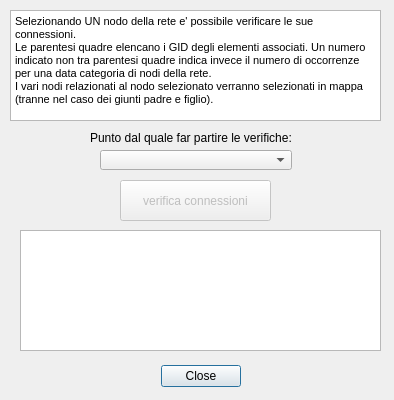
<?xml version="1.0" encoding="UTF-8"?>
<ui version="4.0">
 <class>ProgettoPNIDockWidgetBase</class>
 <widget class="QDialog" name="ProgettoPNIDockWidgetBase">
  <property name="geometry">
   <rect>
    <x>0</x>
    <y>0</y>
    <width>394</width>
    <height>400</height>
   </rect>
  </property>
  <property name="windowTitle">
   <string>ProgettoPNI</string>
  </property>
  <widget class="QDialogButtonBox" name="button_box">
   <property name="geometry">
    <rect>
     <x>150</x>
     <y>360</y>
     <width>91</width>
     <height>32</height>
    </rect>
   </property>
   <property name="orientation">
    <enum>Qt::Horizontal</enum>
   </property>
   <property name="standardButtons">
    <set>QDialogButtonBox::Close</set>
   </property>
  </widget>
  <widget class="QTextBrowser" name="txtHelp">
   <property name="geometry">
    <rect>
     <x>10</x>
     <y>10</y>
     <width>371</width>
     <height>111</height>
    </rect>
   </property>
   <property name="html">
    <string>&lt;!DOCTYPE HTML PUBLIC &quot;-//W3C//DTD HTML 4.0//EN&quot; &quot;http://www.w3.org/TR/REC-html40/strict.dtd&quot;&gt;
&lt;html&gt;&lt;head&gt;&lt;meta name=&quot;qrichtext&quot; content=&quot;1&quot; /&gt;&lt;style type=&quot;text/css&quot;&gt;
p, li { white-space: pre-wrap; }
&lt;/style&gt;&lt;/head&gt;&lt;body style=&quot; font-family:'MS Shell Dlg 2'; font-size:8.15094pt; font-weight:400; font-style:normal;&quot;&gt;
&lt;p style=&quot; margin-top:0px; margin-bottom:0px; margin-left:0px; margin-right:0px; -qt-block-indent:0; text-indent:0px;&quot;&gt;&lt;span style=&quot; font-size:8.15094pt;&quot;&gt;Selezionando UN nodo della rete e' possibile verificare le sue connessioni.&lt;/span&gt;&lt;/p&gt;
&lt;p style=&quot; margin-top:0px; margin-bottom:0px; margin-left:0px; margin-right:0px; -qt-block-indent:0; text-indent:0px;&quot;&gt;&lt;span style=&quot; font-size:8.15094pt;&quot;&gt;Le parentesi quadre elencano i GID degli elementi associati. Un numero indicato non tra parentesi quadre indica invece il numero di occorrenze per una data categoria di nodi della rete.&lt;/span&gt;&lt;/p&gt;
&lt;p style=&quot; margin-top:0px; margin-bottom:0px; margin-left:0px; margin-right:0px; -qt-block-indent:0; text-indent:0px;&quot;&gt;&lt;span style=&quot; font-size:8.15094pt;&quot;&gt;I vari nodi relazionati al nodo selezionato verranno selezionati in mappa (tranne nel caso dei giunti padre e figlio).&lt;/span&gt;&lt;/p&gt;&lt;/body&gt;&lt;/html&gt;</string>
   </property>
  </widget>
  <widget class="QToolButton" name="fileBrowse_btn">
   <property name="enabled">
    <bool>false</bool>
   </property>
   <property name="geometry">
    <rect>
     <x>120</x>
     <y>180</y>
     <width>151</width>
     <height>41</height>
    </rect>
   </property>
   <property name="text">
    <string>verifica connessioni</string>
   </property>
  </widget>
  <widget class="QTextBrowser" name="txtFeedback">
   <property name="geometry">
    <rect>
     <x>20</x>
     <y>230</y>
     <width>361</width>
     <height>121</height>
    </rect>
   </property>
  </widget>
  <widget class="QWidget" name="layoutWidget">
   <property name="geometry">
    <rect>
     <x>0</x>
     <y>0</y>
     <width>2</width>
     <height>2</height>
    </rect>
   </property>
   <layout class="QVBoxLayout" name="verticalLayout"/>
  </widget>
  <widget class="QComboBox" name="comboBoxFromPoint">
   <property name="enabled">
    <bool>true</bool>
   </property>
   <property name="geometry">
    <rect>
     <x>100</x>
     <y>150</y>
     <width>192</width>
     <height>20</height>
    </rect>
   </property>
   <property name="sizePolicy">
    <sizepolicy hsizetype="Expanding" vsizetype="Fixed">
     <horstretch>0</horstretch>
     <verstretch>0</verstretch>
    </sizepolicy>
   </property>
   <property name="maximumSize">
    <size>
     <width>16777215</width>
     <height>16777215</height>
    </size>
   </property>
   <property name="locale">
    <locale language="English" country="UnitedStates"/>
   </property>
   <property name="currentIndex">
    <number>-1</number>
   </property>
  </widget>
  <widget class="QLabel" name="label_7">
   <property name="geometry">
    <rect>
     <x>90</x>
     <y>130</y>
     <width>211</width>
     <height>16</height>
    </rect>
   </property>
   <property name="text">
    <string>Punto dal quale far partire le verifiche:</string>
   </property>
  </widget>
  <zorder>layoutWidget</zorder>
  <zorder>button_box</zorder>
  <zorder>txtHelp</zorder>
  <zorder>fileBrowse_btn</zorder>
  <zorder>txtFeedback</zorder>
  <zorder>comboBoxFromPoint</zorder>
  <zorder>label_7</zorder>
 </widget>
 <resources/>
 <connections>
  <connection>
   <sender>button_box</sender>
   <signal>accepted()</signal>
   <receiver>ProgettoPNIDockWidgetBase</receiver>
   <slot>accept()</slot>
   <hints>
    <hint type="sourcelabel">
     <x>20</x>
     <y>20</y>
    </hint>
    <hint type="destinationlabel">
     <x>20</x>
     <y>20</y>
    </hint>
   </hints>
  </connection>
  <connection>
   <sender>button_box</sender>
   <signal>rejected()</signal>
   <receiver>ProgettoPNIDockWidgetBase</receiver>
   <slot>reject()</slot>
   <hints>
    <hint type="sourcelabel">
     <x>20</x>
     <y>20</y>
    </hint>
    <hint type="destinationlabel">
     <x>20</x>
     <y>20</y>
    </hint>
   </hints>
  </connection>
 </connections>
</ui>
